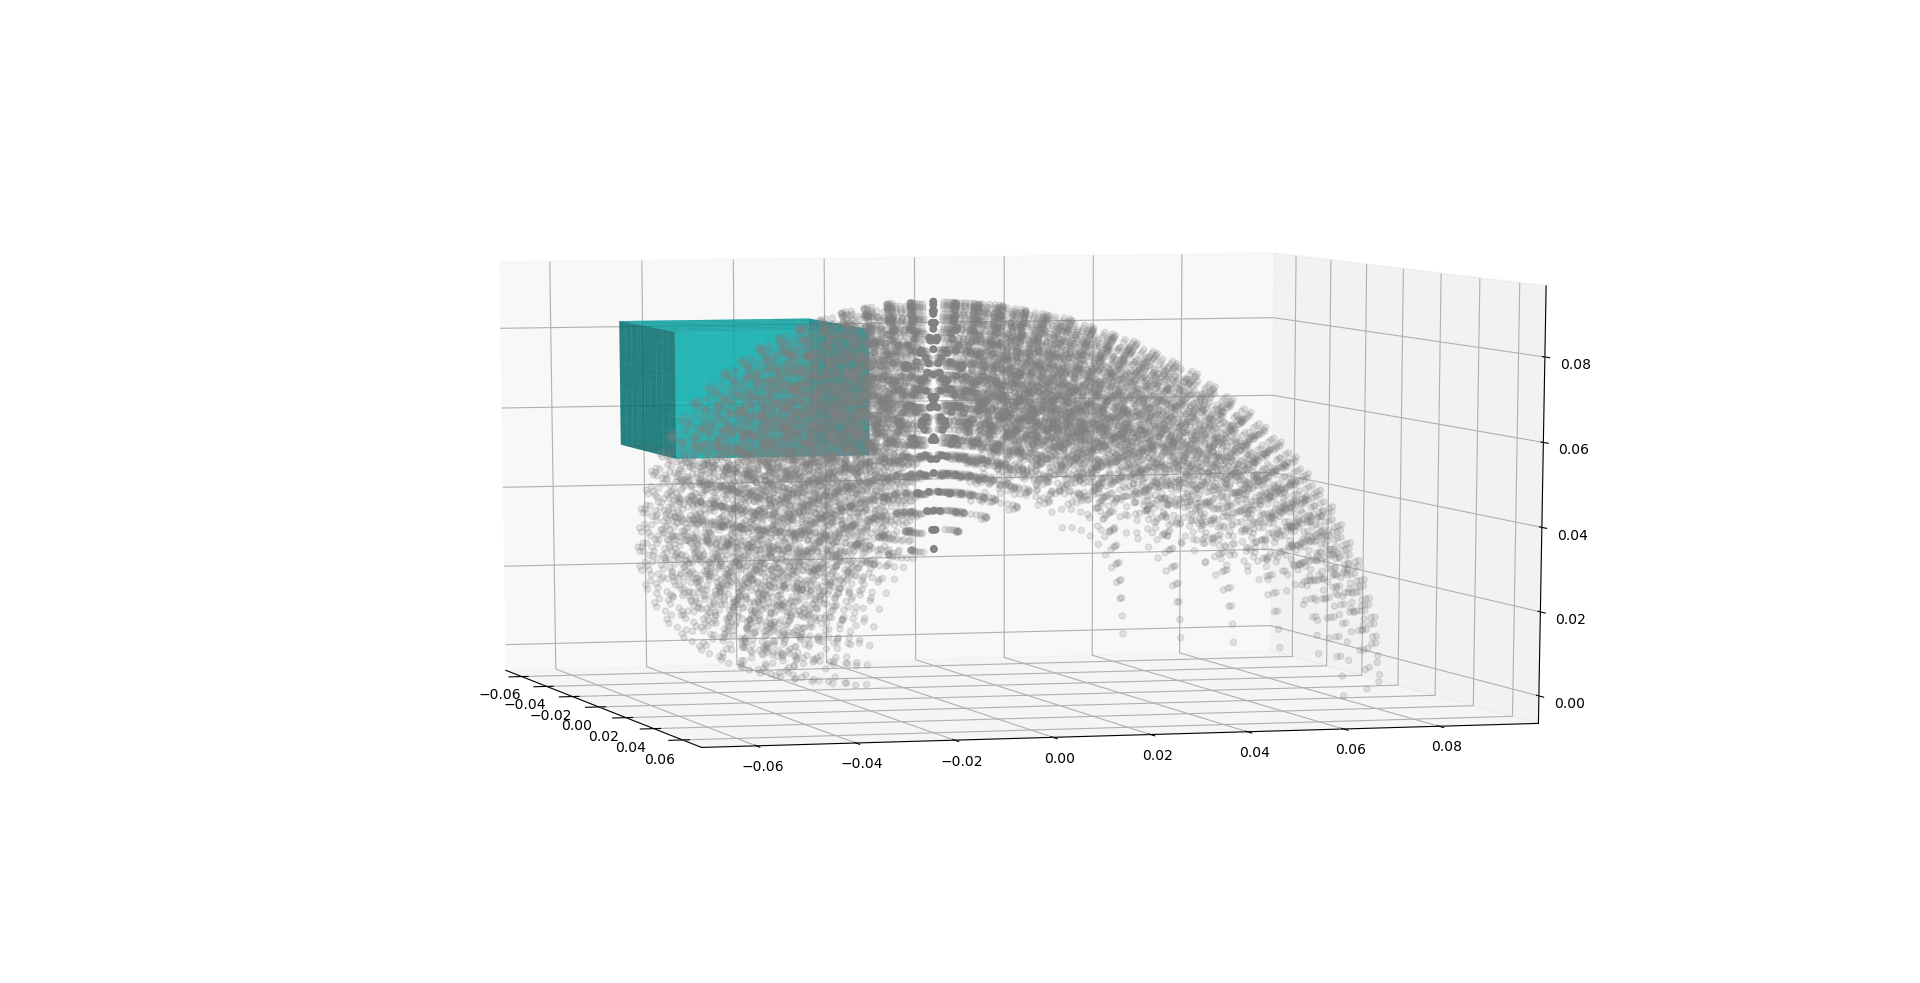

Here is the Python script that generated this plot:
import matplotlib.pyplot as plt
import numpy as np
from mpl_toolkits.mplot3d import Axes3D
from scipy.spatial.transform import Rotation as R
from math import cos, sin, atan
from matplotlib import cm
def rotation(theta_x=0, theta_y=0, theta_z=0):

    rot_x = np.array([[1, 0, 0],[0, np.cos(theta_x), - np.sin(theta_x)], [0, np.sin(theta_x), np.cos(theta_x)]])
    rot_y = np.array([[np.cos(theta_y), 0, np.sin(theta_y)],[0, 1, 0], [-np.sin(theta_y), 0, np.cos(theta_y)]])
    rot_z = np.array([[np.cos(theta_z), - np.sin(theta_z), 0],[ np.sin(theta_z), np.cos(theta_z), 0], [0, 0, 1]])
    R = rot_x.dot(rot_y).dot(rot_z)

    return R

def quat2euler(quat):
    # transfer quat to euler
    r = R.from_quat(np.array([quat[1], quat[2], quat[3], quat[0]]))
    return r.as_euler('XYZ')

def forward(theta0, theta1, theta2, theta3):
    l = 0.03
    r0 = R.from_euler('z', theta0)
    r1 = R.from_euler('x', theta1)
    r2 = R.from_euler('x', theta2)
    r3 = R.from_euler('x', theta3)

    R1 = r0 * r1
    R2 = R1 * r2 
    R3 = R2 * r3

    v0 = np.array([0, l, 0])
    v1 = [0, l, 0]
    v2 = [0, l, 0]

    pos1 =  R1.apply(v0)
    pos2 =  R2.apply(v1)
    pos3 =  R3.apply(v2)
    # pos = pos1 + pos2 + pos3
    pos = pos1 + pos2 + pos3
    # print((self.R0))
    return pos
data=[]
for i in range(11):
    theta0 = np.pi/20 *i  - np.pi / 4
    for j in range(11):
        theta1 = np.pi/20 *j
        for k in range(11):
            theta2 = np.pi/20 *k
            for m in range(11):
                theta3 = np.pi/20 *m
                a = forward(theta0, theta1, theta2, theta3)
                data.append(a)
data = np.array(data)
# print(data[0])
fig = plt.figure()
ax = fig.add_subplot(projection='3d')

# for i in range(data.shape[0]):
#     ax.scatter(data[i][0], data[i][1],data[i][2],  marker='o')

ax.scatter(data[:,0], data[:,1], data[:,2], color="gray", marker='o', alpha= 0.2)
x = np.linspace(-0.02, 0.02, 10)
y = np.linspace(-0.04, 0, 10)
X, Y = np.meshgrid(x, y)
# ax.plot_surface(X=X,Y=Y,Z=X*0 + 0.07, color='r',alpha=0.6) 
ax.plot_surface(X=X,Y=Y-0.02,Z=X*0 + 0.085, color='c',alpha=0.6) 
ax.plot_surface(X=X,Y=Y-0.02,Z=X*0 + 0.055, color='c',alpha=0.6) 
ax.plot_surface(X=X*0 + 0.02,Y=Y-0.02,Z=X*0.75 + 0.07, color='c',alpha=0.6) 
ax.plot_surface(X=X*0 - 0.02,Y=Y-0.02,Z=X*0.75 + 0.07, color='c',alpha=0.6) 
ax.plot_surface(X=Y+0.02, Y=X*0-0.02,Z=X*0.75 + 0.07, color='c',alpha=0.6) 
ax.plot_surface(X=Y+0.02, Y=X*0-0.06,Z=X*0.75 + 0.07, color='c',alpha=0.6) 

# cube1 = ( -0.02< x < 0.02) & ( -0.06 <y < -0.02) & (0.055 < z < 0.085)
# voxelarray = cube1
# ax.voxels(voxelarray, edgecolor='k')
# point = np.array([0.02, 0, 0.07])

# ax.scatter( 0.02, 0, 0.07, color = 'r', marker='o')

# ax.set_xlabel('X Label')
# ax.set_ylabel('Y Label')
# ax.set_zlabel('Z Label')

plt.show()
